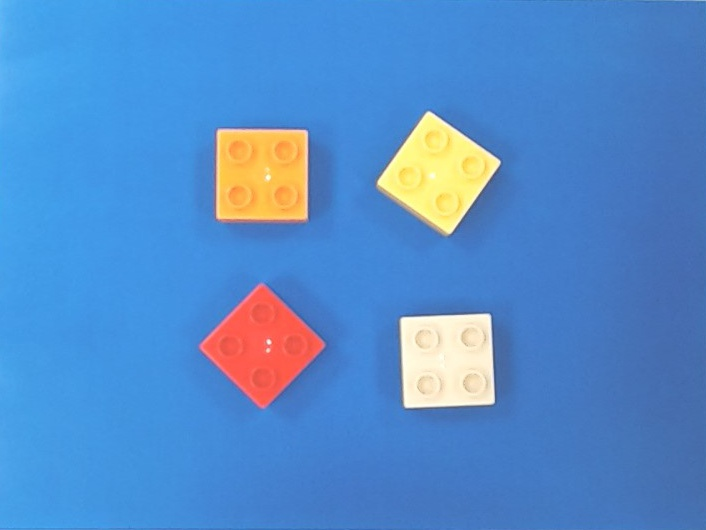
#> input picture TP1/TP1_52D_A48628_A50799/validacao/lego22.jpg, 706 x 530 px; its folder holds only this picture in this run
$ jupyter execute TP1_52D_A48628_A50799.ipynb
#> lines starting #> are read from the running program, lines starting #| are printed output that depends on the picture; after the words box and inside, x2 and y2 are one past the last pixel; in counts of white or black regions, pixels touching at a corner belong together
<center>

<h3>Licenciatura em Engenharia Informática e Multimédia</h3><br>
Ano Letivo 2026/2027<br>
<h3>Processamento de Imagem e Visão (PIV)</h3>
<h3>1º Trabalho Prático – Contagem e Classificação de Peças de Lego Retangulares</h3>

<center>
<br>
Filipe Mendes <b>48628</b><br>
Mª Luísa Melo e Sampaio <b>50799</b><br>
Turma 52D<br><br>
Docente: <b> Tiago Gonçalves</b><br>
8 de Novembro de 2025
</center>
</center>

[cell 1]
import cv2
import matplotlib.pyplot as plt
import numpy as np
import os

images_dir = './validacao/'

#Cria uma lista com os nomes dos ficheiros de imagem que terminam em '.jpg'
image_files = [f for f in os.listdir(images_dir) if f.endswith('.jpg')]

readImgs = [] #Lista de imagems originais em BGR
rgbImgs = [] #Lista de imagems em formato RGB

x = 1
plt.figure(figsize=(25,20))

#Percorre a lista de imagens originais no ficheiro onde estão guardadas
for i in range(len(image_files)):
    image_path = os.path.join(images_dir, image_files[i])
    image = cv2.imread(image_path)
#> image is the input picture: shape (530, 706, 3); mean B, G, R 202.6, 139.9, 84.4
    readImgs.append(image)

    #Converte a imagem de BGR para RGB
    rgb_image = cv2.cvtColor(image, cv2.COLOR_BGR2RGB)
    rgbImgs.append(rgb_image)

    #Exibição das imagens em formato RGB
    plt.subplot(4, 4, x)
    plt.imshow(rgbImgs[i])
    plt.axis('off')
    x += 1

[cell 2]
binImgs = []  #Lista de imagens binarizadas

#Função para binarizar as imagens através de um threshold no canal vermelho
def bin_red_chanel(img):
    #Aplica um desfoque gaussiano ao canal vermelho da imagem
    aux = cv2.GaussianBlur(img[:,:,2], (5,5), 3)
    #Aplica um threshold no canal vermelho da imagem RGB
    _, imgBinarizada = cv2.threshold(aux, 85, 255, cv2.THRESH_BINARY)

    return imgBinarizada

x = 1
plt.figure(figsize=(25,20))

for i in range(len(readImgs)):
    #Aplica a função de binarização a cada imagem da lista de imagens RGB
    binImgs.append(bin_red_chanel(readImgs[i]))

    #Exibição das imagens binarizadas
    plt.subplot(4, 4, x)
    plt.imshow(binImgs[i], cmap='gray')
    plt.axis('off')
    x += 1
#> this loop made 1 pass
#> x on pass 1: 2
#> pass 1, in bin_red_chanel, `aux = cv2.GaussianBlur(img[:,:,2], (5,5), 3)`:
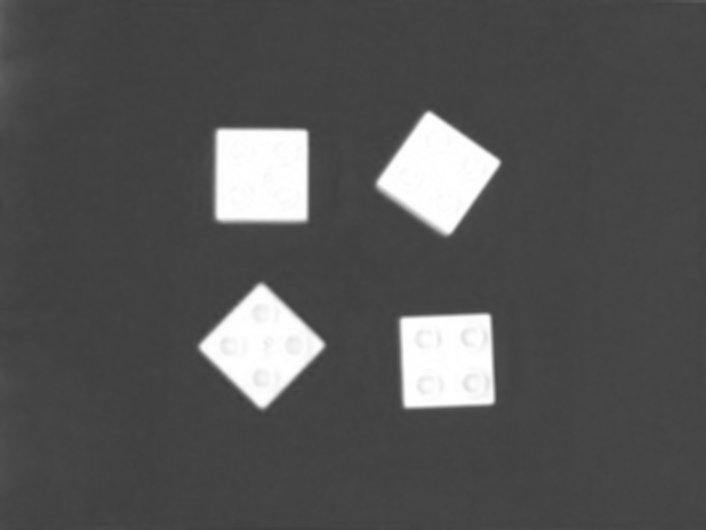
#> aux: shape (530, 706); min 62, max 255, mean 84.4
#> pass 1, in bin_red_chanel, `_, imgBinarizada = cv2.threshold(aux, 85, 255, cv2.THRESH_BINARY)`:
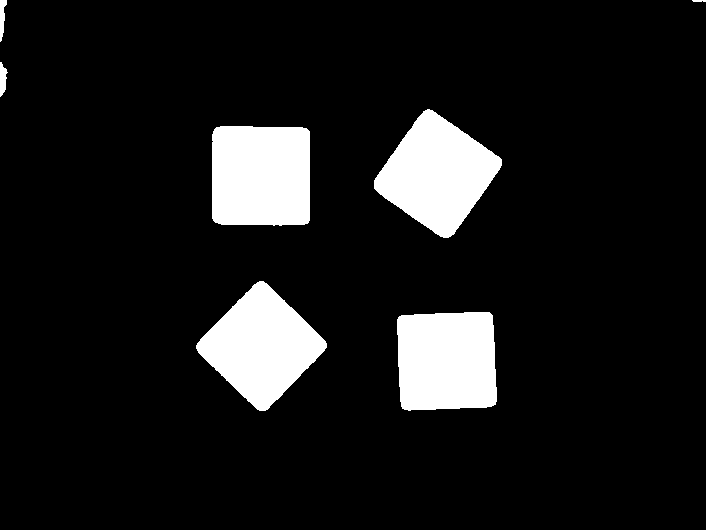
#> imgBinarizada: shape (530, 706); 10.2% white; 7 white regions, largest, box (x1, y1, x2, y2) and area: (212, 126, 310, 226) 9583, (374, 109, 502, 238) 9496, (196, 281, 327, 411) 9371
#> after the loop, binImgs = 1 item; x = 2

[cell 3]
betterImgs = []  #Lista de imagens após melhoramento das mesmas

#Função para melhorar a imagem binarizada
def get_better_image(img):
    #Operação morfológica de fechamento para preencher buracos na imagem
    closed  = cv2.morphologyEx(img, cv2.MORPH_CLOSE, cv2.getStructuringElement(cv2.MORPH_ELLIPSE, (5, 5)))
    #Erosão para remover ruído; utiliza um elemento estruturante elíptico de 15x15 e 3 iterações
    eroded = cv2.erode(closed, cv2.getStructuringElement(cv2.MORPH_ELLIPSE, (15, 15)), iterations=3)
    #Dilatação para restaurar a forma original da imagem após a erosão; utiliza um elemento estruturante elíptico de 11x11 e 3 iterações
    dilated = cv2.dilate(eroded, cv2.getStructuringElement(cv2.MORPH_ELLIPSE, (11,11)), iterations=3)
    return dilated  # Retorna a imagem melhorada

x = 1
plt.figure(figsize=(20,16))

for i in range(len(binImgs)):
    #Aplica a função de melhoria a cada imagem binarizada da lista
    betterImgs.append(get_better_image(binImgs[i]))

    plt.subplot(4, 4, x)
    plt.imshow(betterImgs[i], cmap='gray')
    plt.axis('off')
    x += 1
#> this loop made 1 pass
#> pass 1, in get_better_image, `eroded = cv2.erode(closed, cv2.getStructuringElement(cv2.MORPH_ELLIPSE..`:
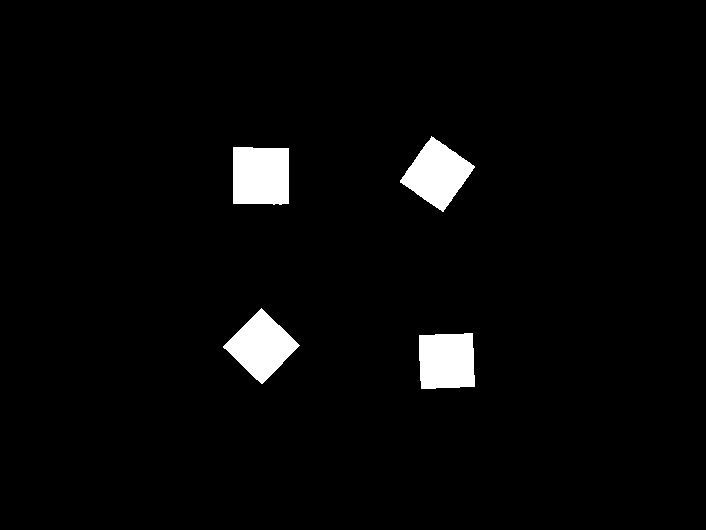
#> eroded: shape (530, 706); 3.2% white; 4 white regions, box (x1, y1, x2, y2) and area: (233, 147, 289, 205) 3161, (400, 136, 475, 212) 2995, (223, 308, 300, 384) 2966, (419, 333, 475, 389) 2928
#> pass 1, in get_better_image, `dilated = cv2.dilate(eroded, cv2.getStructuringElement(cv2.MORPH_ELLIP..`:
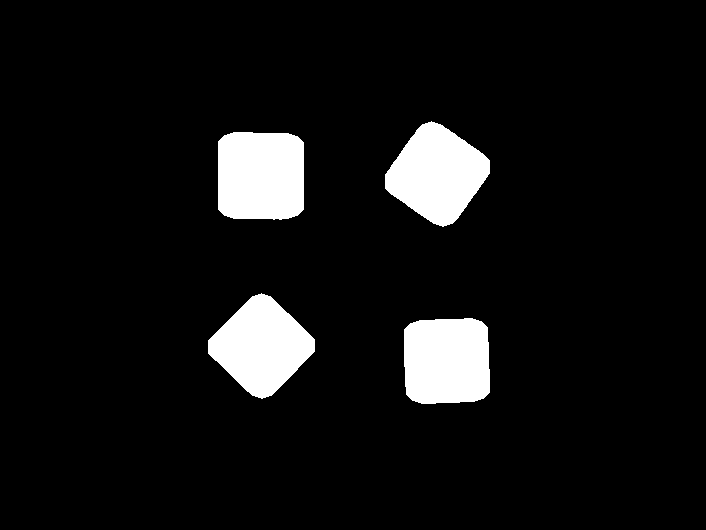
#> dilated: shape (530, 706); 7.5% white; 4 white regions, box (x1, y1, x2, y2) and area: (218, 132, 304, 220) 7208, (385, 121, 490, 227) 7030, (208, 293, 315, 399) 6887, (404, 318, 490, 404) 6864
#> after the loop, betterImgs = 1 item; x = 2

[cell 4]
contourImgs = []  #Lista de imagens com os contornos
contourList = []  #Lista de contornos das peças de cada imagem

#Função para encontrar contornos nas imagens melhoradas
def find_contours(better_image):
    #Encontra os contornos da imagem usando cv2.findContours
    #RETR_EXTERNAL devolve apenas os contornos exteriores; CHAIN_APPROX_SIMPLE reduz o número de pontos
    contours, hierarchy = cv2.findContours(better_image, cv2.RETR_EXTERNAL, cv2.CHAIN_APPROX_SIMPLE)
    return contours, hierarchy

x = 1
plt.figure(figsize=(25,20))

for i in range(len(betterImgs)):
    #Encontra os contornos na imagem melhorada
    contours, hierarchy = find_contours(betterImgs[i])
    contourList.append(contours)

    #Cópia da imagem original para desenhar os contornos
    original_img = np.copy(rgbImgs[i])

    #Desenha os contornos na imagem original
    cv2.drawContours(original_img, contours, -1, (0, 255, 0), 2)
    contourImgs.append(original_img)  # Adiciona a imagem com contornos à lista

    plt.subplot(4, 4, x)
    plt.imshow(contourImgs[i])
    plt.axis('off')
    x += 1
#> after the loop, contourImgs = 1 item; contourList = 1 item; x = 2

[cell 5]
#Função para classificar uma peça de LEGO com base nas suas dimensões
def classify_lego_piece(w, h):
    #Calcula o aspect ratio como a razão entre o lado maior e o lado menor (sempre >= 1)
    aspect_ratio = max(w, h) / min(w, h)

    if w < 60 or h < 60:
        return "Invalid"

    if aspect_ratio < 1.25:
        return "2x2"

    if 1.82 <= aspect_ratio <= 2.42:
        return "2x4"

    if 2.42 < aspect_ratio <= 3.57:
        return "2x6"

    if aspect_ratio > 3.57:
        return "2x8"

    return "Invalid"

[cell 6]
classImgs = []  #Lista de imagens classificadas e com labels atribuidos

#Função para classificar e atribuir labels aos componentes de LEGO na imagem original
def classify_and_label_components(orig_image, contours):
    #Contadores para cada tipo de peça de LEGO e para peças inválidas
    x2Count = 0
    x4Count = 0
    x6Count = 0
    x8Count = 0
    invalidCount = 0

    for contour in contours:
        area = cv2.contourArea(contour)  #Calcula a área do contorno
        if area < 1000:  #Ignora contornos com área inferior a 1000
            continue

        rect = cv2.minAreaRect(contour)  #Obtém um retângulo mínimo que envolve o contorno
        (x, y), (w, h), angle = rect  #Extrai as coordenadas e dimensões do retângulo
        w, h = sorted([w, h])  #Ordena a largura e altura para estas não serem trocadas a calcular o aspect ratio

        #Aproxima o contorno para uma forma poligonal
        epsilon = 0.02 * cv2.arcLength(contour, True)
        approx = cv2.approxPolyDP(contour, epsilon, True)

        if len(approx) != 0:
            #Classifica a peça de LEGO com base na largura e altura
            label = classify_lego_piece(w, h)

            # Atualiza o contador com base na classificação
            if label == "2x2":
                x2Count += 1
            elif label == "2x4":
                x4Count += 1
            elif label == "2x6":
                x6Count += 1
            elif label == "2x8":
                x8Count += 1
            else:
                label = "Invalid"
                invalidCount += 1

            #Desenha o contorno na imagem original
            cv2.drawContours(orig_image, [contour], -1, (0, 255, 0), 2)

            #Adiciona o label da peça na imagem
            cv2.putText(orig_image, label, (int(x), int(y) - 10), cv2.FONT_HERSHEY_SIMPLEX, 0.8, (255, 255, 255), 2)

    #Cria uma faixa preta por baixo da imagem para escrever a contagem sem tapar as peças
    faixa = np.zeros((40, orig_image.shape[1], 3), dtype=np.uint8)
    cv2.putText(faixa, f"2x2: {x2Count}   2x4: {x4Count}   2x6: {x6Count}   2x8: {x8Count}   Invalidos: {invalidCount}",
                (10, 27), cv2.FONT_HERSHEY_SIMPLEX, 0.7, (255, 255, 255), 1)
    #Junta a faixa à imagem original
    orig_image = np.vstack([orig_image, faixa])

    return orig_image

plt.figure(figsize=(25, 20))
x = 1

for i in range(len(contourImgs)):

    #Chama e itera sobre a lista de contornos e de imagens RGB simultâneamente
    labeled_image = classify_and_label_components(rgbImgs[i].copy(), contourList[i])
    original_img = np.copy(rgbImgs[i])
    classImgs.append(labeled_image)

    plt.subplot(4, 4, x)
    plt.imshow(classImgs[i])
    plt.axis('off')
    x += 1
#> this loop made 1 pass
#> x on pass 1: 2
#> pass 1, in classify_and_label_components, `orig_image = np.vstack([orig_image, faixa])`:
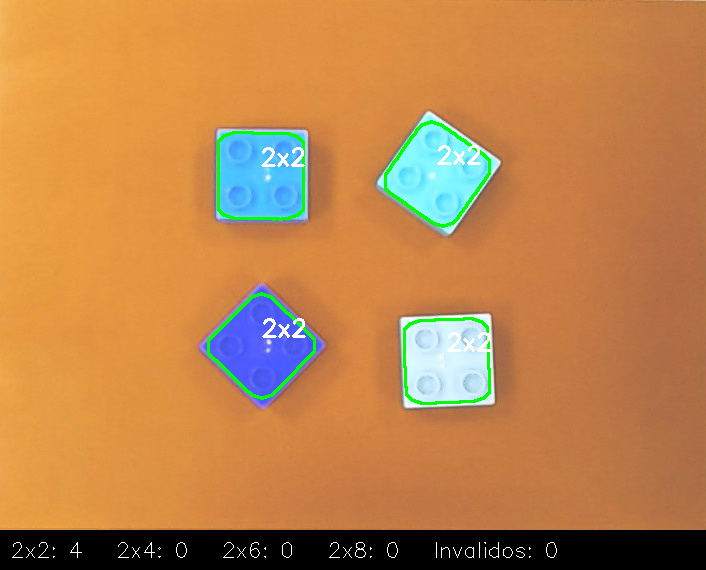
#> orig_image: shape (570, 706, 3); mean of channels 0, 1, 2 76.5, 131.5, 187.9; drawn as B, G, R
#> after the loop, classImgs = 1 item; x = 2

[cell 7]
folder_name = "output_images"  #Nome da pasta onde as imagens serão guardadas

#Verifica se a pasta já existe; se não, cria-a
if not os.path.exists(folder_name):
    os.makedirs(folder_name)

for i, image in enumerate(classImgs):
    #Define o path do arquivo onde a imagem será guardada, nomeando-a com base no indice
    image_path = os.path.join(folder_name, f"image_{i}.jpg")
    cv2.imwrite(image_path, np.copy(image[:, :, ::-1]))
#> this loop made 1 pass
#> pass 1, `cv2.imwrite(image_path, np.copy(image[:, :, ::-1]))`:
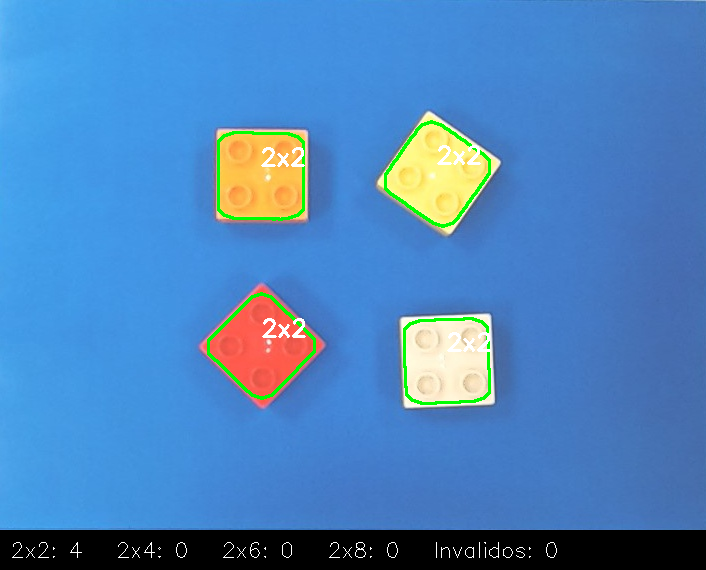
#> saved as image_0.jpg: shape (570, 706, 3); mean B, G, R 187.9, 131.5, 76.5

$ run again, on TP1/TP1_52D_A48628_A50799/validacao/lego23.jpg
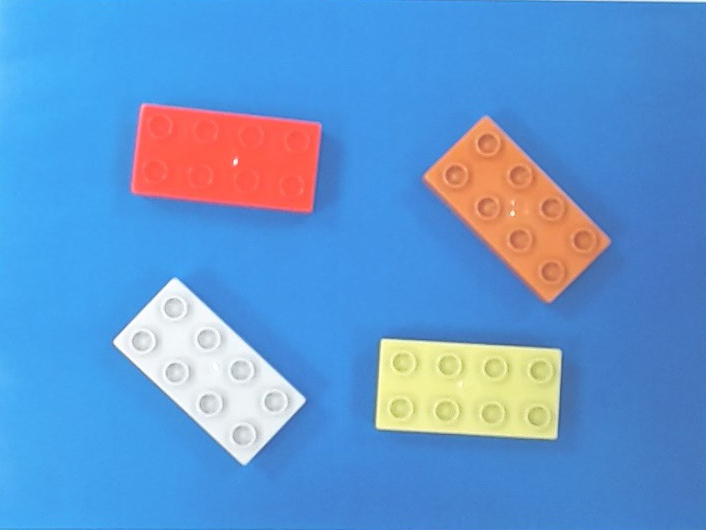
#> input picture TP1/TP1_52D_A48628_A50799/validacao/lego23.jpg, 706 x 530 px
#> image is the input picture: shape (530, 706, 3); mean B, G, R 207.4, 150.6, 97.1
#> the loop `for i in range(len(readImgs)):` made 1 pass
#> x on pass 1: 2
#> pass 1, in bin_red_chanel, `_, imgBinarizada = cv2.threshold(aux, 85, 255, cv2.THRESH_BINARY)`:
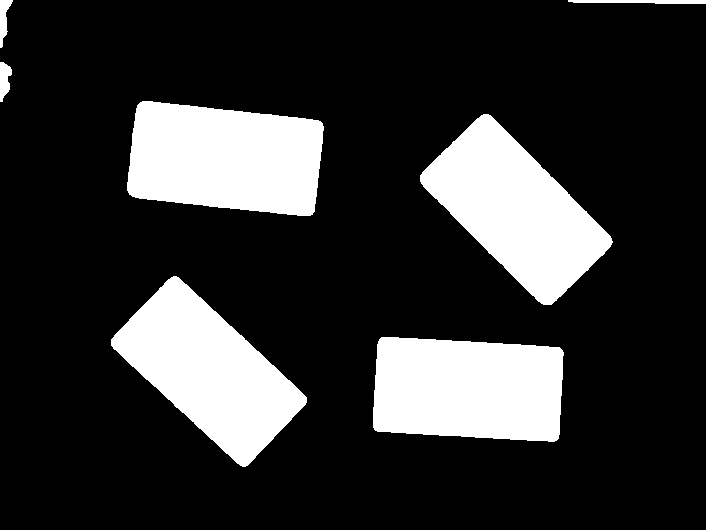
#> imgBinarizada: shape (530, 706); 19.6% white; 7 white regions, largest, box (x1, y1, x2, y2) and area: (127, 101, 324, 216) 18437, (420, 114, 613, 305) 18075, (111, 276, 307, 467) 17928
#> after the loop `for i in range(len(readImgs)):`: binImgs = 1 item; x = 2
#> the loop `for i in range(len(binImgs)):` made 1 pass
#> after the loop `for i in range(len(binImgs)):`: betterImgs = 1 item; x = 2
#> the loop `for i in range(len(betterImgs)):` made 1 pass
#> after the loop `for i in range(len(betterImgs)):`: contourImgs = 1 item; x = 2
#> the loop `for i in range(len(contourImgs)):` made 1 pass
#> x on pass 1: 2
#> after the loop `for i in range(len(contourImgs)):`: classImgs = 1 item; x = 2
#> the loop `for i, image in enumerate(classImgs):` made 1 pass
#> pass 1, `cv2.imwrite(image_path, np.copy(image[:, :, ::-1]))`:
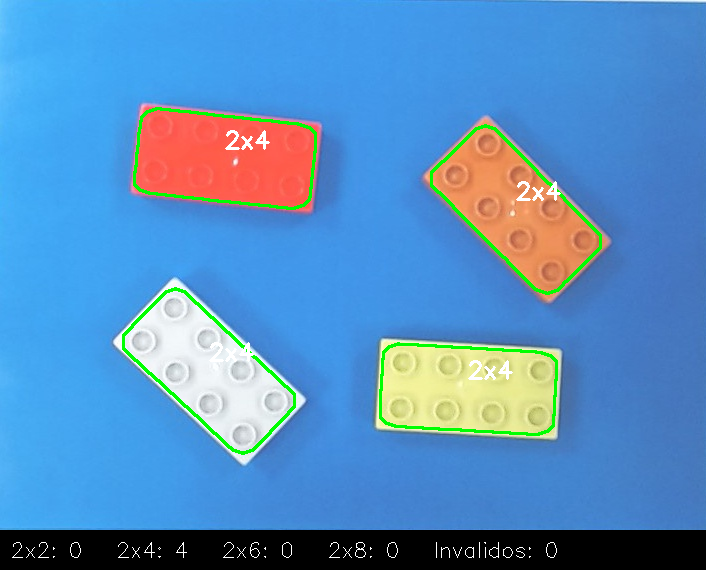
#> saved as image_0.jpg: shape (570, 706, 3); mean B, G, R 191.2, 142, 87.1
